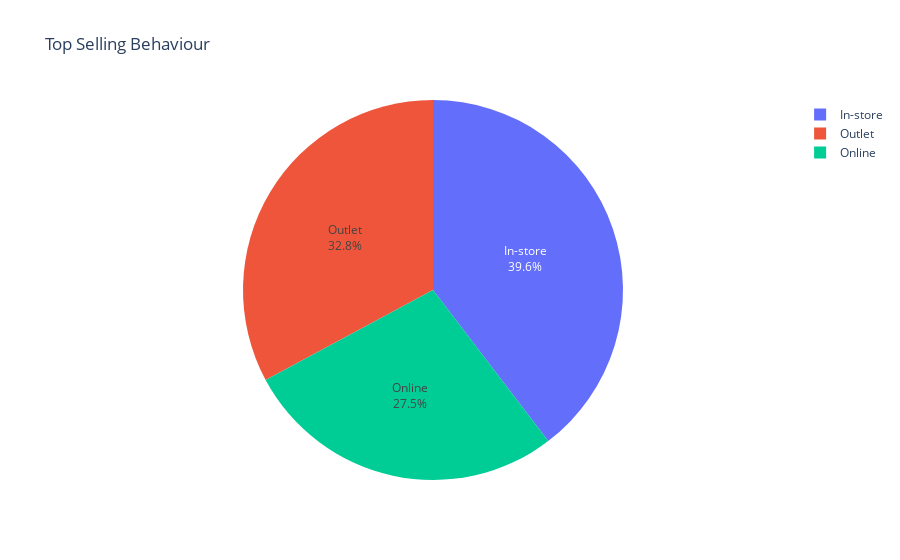

The notebook cell saved with this chart:
### Markdown cell above
The retailer that made most sales was West Gear while least sales were made at Walmart.

### Code cell
# plotting a pie chart showing the customer preffered form of purchase

import plotly.graph_objects as go

fig = go.Figure(data=[go.Pie(labels=df['sales_method'], values=df['total_sales'])])

fig.update_traces(textposition='inside', textinfo='percent+label')

fig.update_layout(title='Top Selling Behaviour', xaxis_title='sales_method', yaxis_title='Total Sales')

fig.show()

### Figure 1 — Plotly figure (JSON) as saved in the notebook; plotly's stock layout.template omitted (floating-point values rounded to 4 significant figures; data arrays with more than 128 entries replaced by an {"elided": "..."} marker saying what was removed)
{"data": [{"labels": {"elided": "9648 str values"}, "textinfo": "percent+label", "textposition": "inside", "type": "pie", "values": {"elided": "9648 int values"}}], "layout": {"title": {"text": "Top Selling Behaviour"}, "xaxis": {"title": {"text": "sales_method"}}, "yaxis": {"title": {"text": "Total Sales"}}}}
